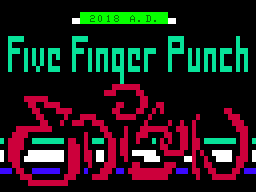

Below is a game level as drawn by its tile map, then a one-line description and the .tmx that defines it (tile-layer data replaced by summaries):
An orthogonal 32x16 tile map with 8x12 px tiles, 1 tile layer (Tile Layer 1).

<map version="1.0" orientation="orthogonal" renderorder="right-down" width="32" height="16" tilewidth="8" tileheight="12" nextobjectid="1">
 <tileset firstgid="1" name="vz-chars0" tilewidth="8" tileheight="12" tilecount="256">
  <image source="vz-chars0.png" width="256" height="96" />
 </tileset>
 <layer name="Tile Layer 1" width="32" height="16">
  <data>[512 cells, 512 non-empty, 47 distinct tile ids]</data>
 </layer>
</map>